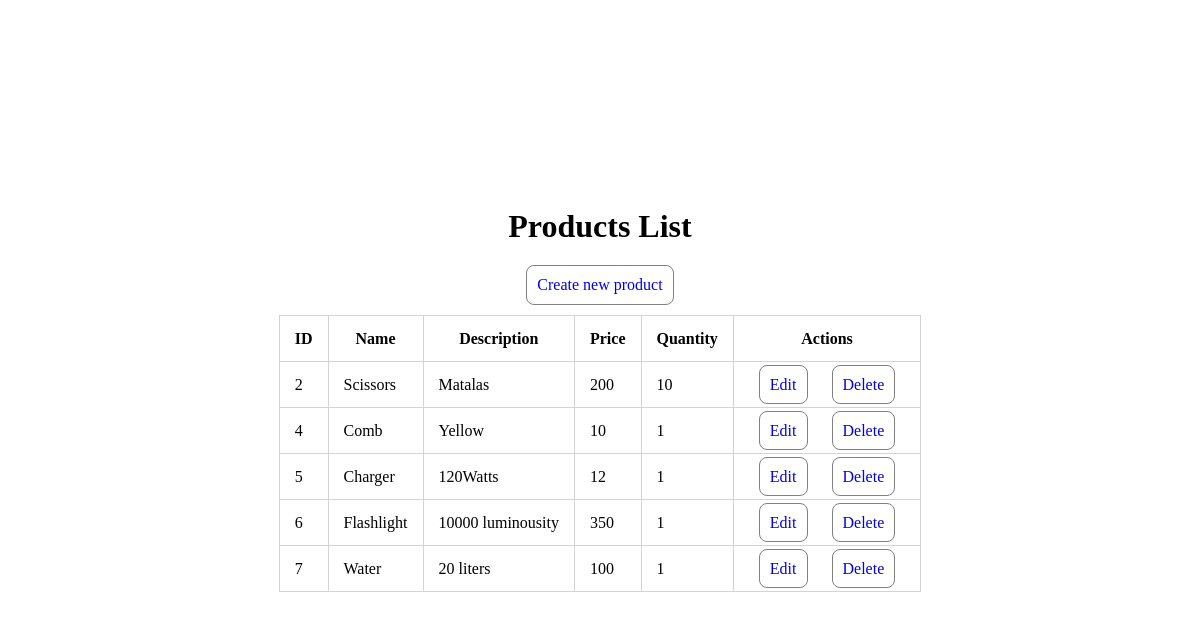
Page /pages/product_list.php on the committed database.
### tables this page shows
CREATE TABLE `products` (
  `ID` int NOT NULL,
  `Name` text NOT NULL,
  `Description` text NOT NULL,
  `Price` text NOT NULL,
  `Quantity` text NOT NULL,
  `Createat` datetime NOT NULL DEFAULT CURRENT_TIMESTAMP,
  `Updateat` datetime NOT NULL DEFAULT CURRENT_TIMESTAMP ON UPDATE CURRENT_TIMESTAMP
);

### modules/crud.php (called while the page is built, shortened)
<?php
require_once "pdo.php";
function retrieveAll(int $limit = 50) : array {
    global $conn;
    $sql = "SELECT * FROM products LIMIT ?";
    $stmt = $conn->prepare($sql);
    $stmt->execute(array($limit));
    return $stmt->fetchAll();
}

### pages/product_list.php (the view, shortened to what this page needs)
<?php
require_once "../modules/crud.php";
$products = retrieveAll();
?>
<!DOCTYPE html>
<html lang="en">
<head>
    <link rel="stylesheet" href="../css/base.css">
</head>
<body>
    <h1>Products List</h1>
    <a href="./create_product.php">Create new product</a>
    <table>
        <thead>
            <tr>
                <th>ID</th>
                <th>Name</th>
                <th>Description</th>
                <th>Price</th>
                <th>Quantity</th>
                <th>Actions</th>
            </tr>
        </thead>
        <tbody>
            <?php foreach ($products as $product): ?>
                <tr>
                    <td><?php echo htmlspecialchars($product["ID"]) ?></td>
                    <td><?php echo htmlspecialchars($product["Name"]) ?></td>
                    <td><?php echo htmlspecialchars($product["Description"]) ?></td>
                    <td><?php echo htmlspecialchars($product["Price"]) ?></td>
                    <td><?php echo htmlspecialchars($product["Quantity"]) ?></td>
                    <td>
                        <a href="./edit_product.php?id=<?php echo htmlspecialchars($product["ID"]) ?>">Edit</a>
                        <a href="./delete_product.php?id=<?php echo htmlspecialchars($product["ID"]) ?>">Delete</a>
                    </td>
                </tr>
            <?php endforeach ?>
        </tbody>
    </table>
</body>
</html>

### css/base.css (style rules this page uses)
* { margin: 0; padding: 0; }
body { width: 100%; height: 100dvh; display: flex; flex-direction: column; align-items: center; justify-content: center; }
h1 { text-align: center; margin: 0 0 10px 0; }
a { width: fit-content; margin: 10px; padding: 10px; text-decoration: none; border: 1px solid gray; border-radius: 8px; }
table { border: 1px solid lightgray; border-radius: 8px; border-collapse: collapse; }
table th { height: 50px; }
table td, table th { height: 45px; padding: 0 15px; border: 1px solid lightgray; }

### rows in the picture
products: ID "2", Name "Scissors", Description "Matalas", Price "200", Quantity "10"
products: ID "4", Name "Comb", Description "Yellow", Price "10", Quantity "1"
products: ID "5", Name "Charger", Description "120Watts", Price "12", Quantity "1"
products: ID "6", Name "Flashlight", Description "10000 luminousity", Price "350", Quantity "1"
products: ID "7", Name "Water", Description "20 liters", Price "100", Quantity "1"
